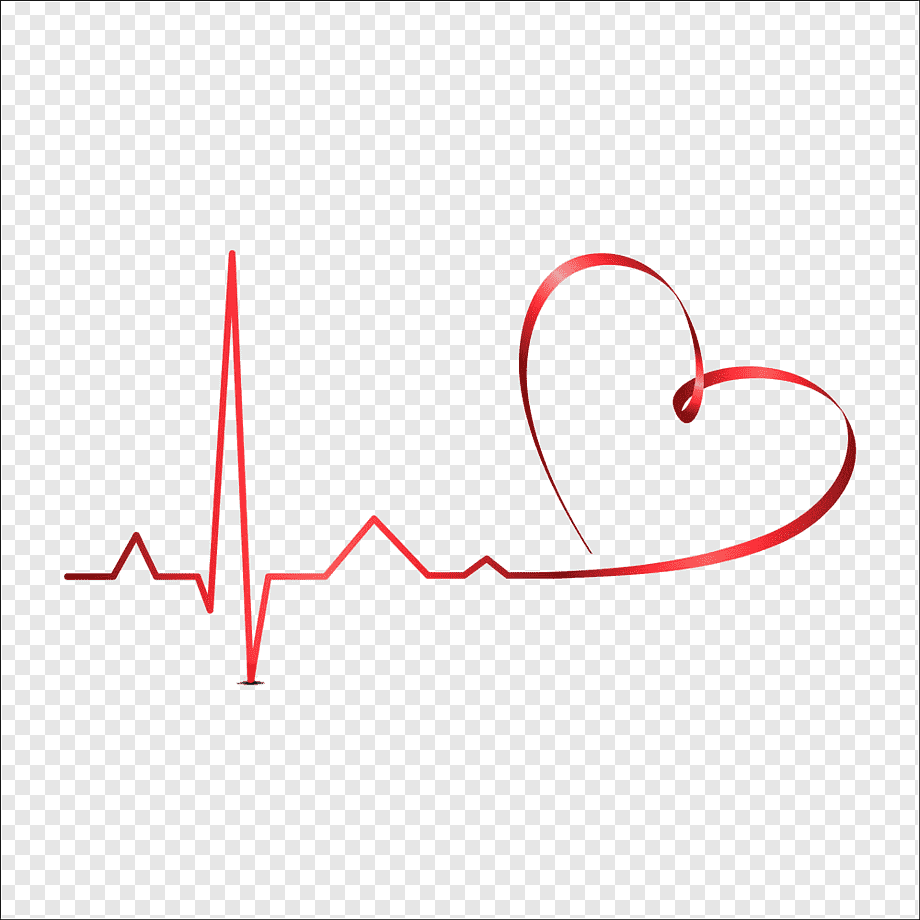
#> input picture img.png, 920 x 920 px
$ python cv.py
#> lines starting #> are read from the running program, lines starting #| are printed output that depends on the picture; after the words box and inside, x2 and y2 are one past the last pixel; in counts of white or black regions, pixels touching at a corner belong together
import cv2
import numpy as np
import matplotlib.pyplot as plt

# Загрузка изображения
image = cv2.imread('img.png')
#> image is the input picture: shape (920, 920, 3); mean B, G, R 237.4, 237.3, 241.1
gray = cv2.cvtColor(image, cv2.COLOR_BGR2GRAY)
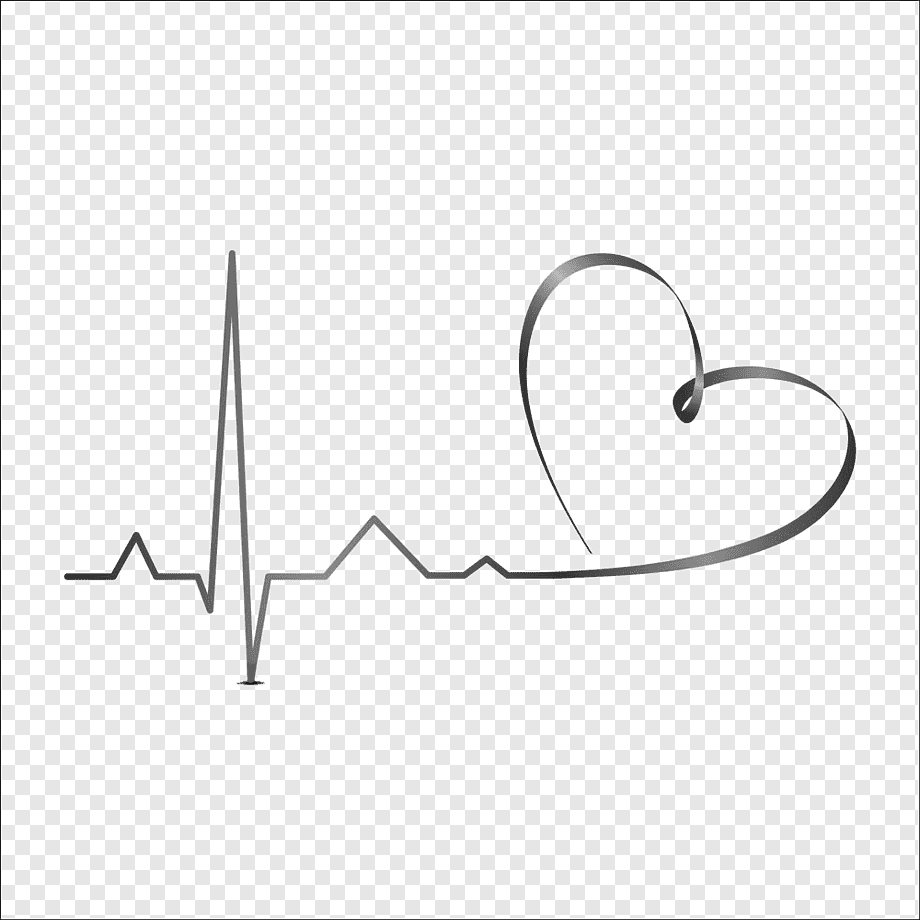
#> gray: shape (920, 920); min 22, max 255, mean 238.4


# Преобразование изображения в бинарное
_, thresh = cv2.threshold(gray, 200, 255, cv2.THRESH_BINARY)
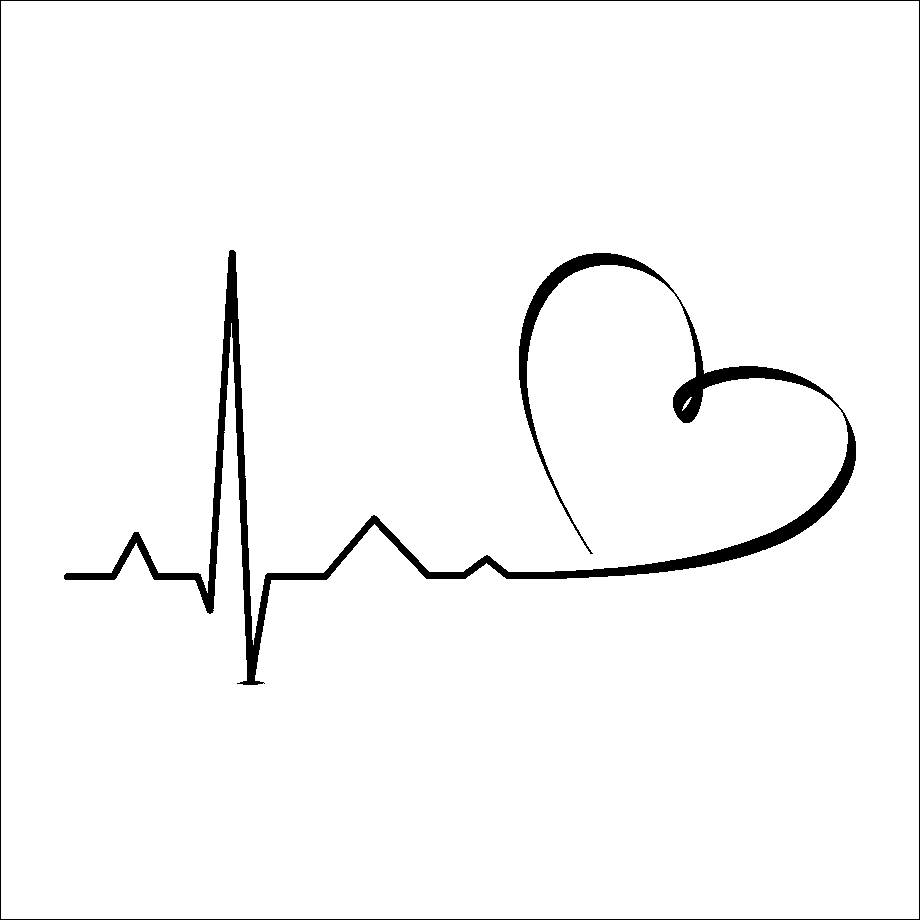
#> thresh: shape (920, 920); 97.2% white; 2 black regions


# Поиск контуров на изображении
contours, _ = cv2.findContours(thresh, cv2.RETR_LIST, cv2.CHAIN_APPROX_SIMPLE)
#> contours = 4 contours, 1 with area under 20; largest, box (x1, y1, x2, y2) and area: (1, 1, 919, 919) 840889, (63, 249, 857, 686) 22362, (682, 397, 692, 411) 26

# cont = cv2.drawContours(thresh, contours, -1, (0, 255, 0), 2)  # Цвет контура: зеленый, толщина линии: 2
# cv2.imshow('test', cont)
# cv2.waitKey(0)

# Инициализация списка для хранения координат точек
data = {}

count = 0
for contour in contours:
    data[count] = [], []
    for point in contour:
        data[count][0].append(point[0][0])
        data[count][1].append(578-point[0][1])

    count += 1
#> this loop made 4 passes
#> contour on passes 1, 4: [[263, 683], [264, 682], [265, 683], [264, 684]], [[1, 1], [1, 918], [918, 918], [918, 1]]
#> after the loop, count = 4; data = 4 items
print(data)
#> (printed output is left out)

fig, ax = plt.subplots()
# for i in data.keys():
#     ax.plot(data[i][0], data[i][1])
i = 2
x, y = np.array(data[i][0]), np.array(data[i][1])
#> x = 1544 values, max 856 at index 1003, min 63 at index 1405, mean 522.2; y = 1544 values, max 329 at index 0, min -107 at index 1222, mean 114.4
n = len(x)
#> n = 1544
assert n == len(y)
start_index = np.argmin(x)
#> start_index = 1405
end_index = start_index - n//2
#> end_index = 633

x = x[start_index:end_index:-1]
#> x = 772 values, max 856 at index 401, min 63 at index 0, mean 518.5
y = y[start_index:end_index:-1]
#> y = 772 values, max 326 at index 571, min -107 at index 182, mean 107.5
miny_index = np.argmin(y)
#> miny_index = 182

indices_to_remove = [miny_index + i for i in range(-8, 8)]
#> indices_to_remove = [174, 175, 176, 177, 178, 179, 180, 181, 182, 183, 184, 185, 186, 187, 188, 189]
x = np.delete(x, indices_to_remove)
#> x = 756 values, max 856 at index 385, min 63 at index 0, mean 524.2
y = np.delete(y, indices_to_remove)
#> y = 756 values, max 326 at index 555, min -102 at index 173, mean 112

miny_index = np.argmin(y) + 1
#> miny_index = 174
x = np.insert(x, miny_index, 249)
#> x = 757 values, max 856 at index 386, min 63 at index 0, mean 523.9
y = np.insert(y, miny_index, -140)
#> y = 757 values, max 326 at index 556, min -140 at index 174, mean 111.7

ax.plot(x[0], y[0], marker='o')

ax.plot(x, y)
plt.show()
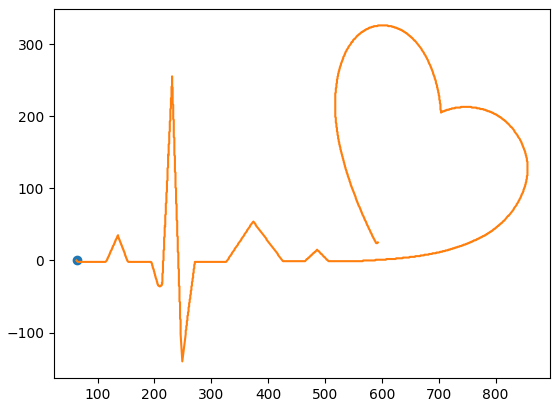
#> figure drawn by matplotlib, 1 panel

# Сохранение координат в текстовый файл
with open('x.txt', 'w') as file:
    for point in x:
        file.write(f'{point}\n')
#> this loop made 757 passes
#> point on passes 1 to 3: 63, 65, 114

# Сохранение координат в текстовый файл
with open('y.txt', 'w') as file:
    for point in y:
        file.write(f'{point}\n')
#> this loop made 757 passes
#> point on passes 2 to 4: -2, -2, 1
